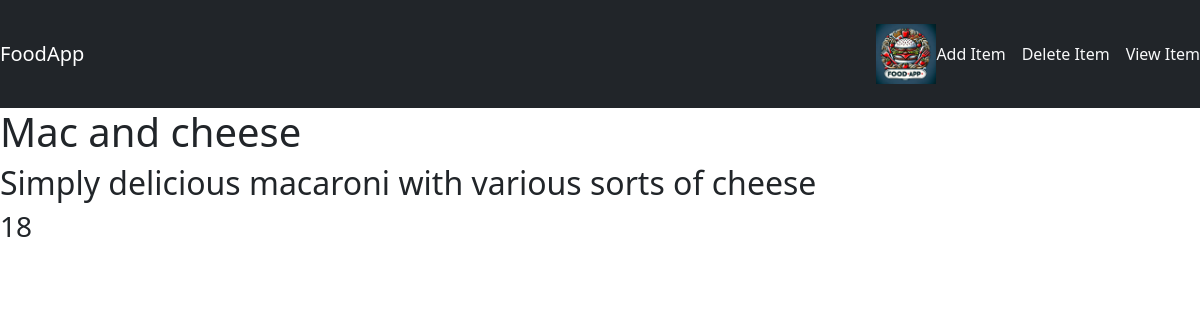
Before: /food/4/ with the older database file.
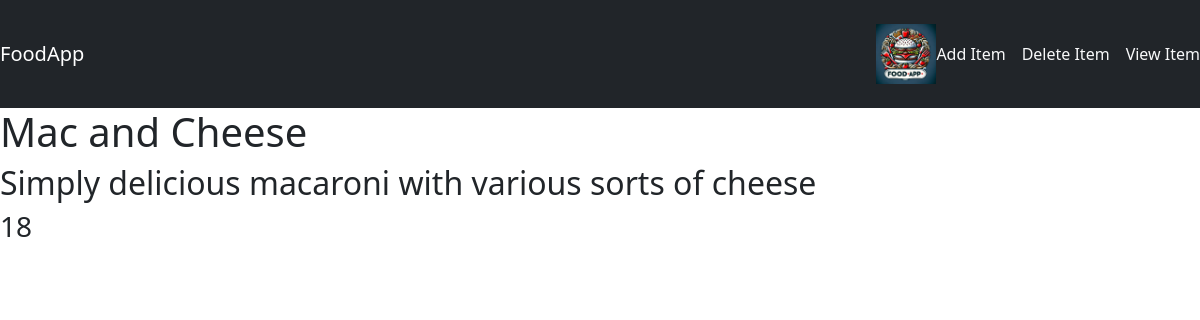
After: the same page with the newer database file.
### food/models.py (models this page shows, shortened)
class Item(models.Model):
    item_name = models.CharField(max_length=200)
    item_desc = models.CharField(max_length=200)
    item_price = models.IntegerField()
    item_image = models.CharField(max_length=500, default="https://cookinupastorm.biz/wp-content/uploads/2023/04/EmptyDinnerPlates.jpg")

### food/views.py (the view)
# urls.py: path('<int:item_id>/', views.detail, name='detail'),
@never_cache
def detail(request, item_id):
    item = Item.objects.get(pk=item_id)
    context = {
        'item': item,
    }
    return render(request, 'food/detail.html', context)

### food/templates/food/detail.html
{% extends 'food/base.html' %}
{% block body %}
    <h1>{{ item.item_name }}</h1>
    <h2>{{ item.item_desc }}</h2>
    <h3>{{ item.item_price }}</h3>
{% endblock %}

Changed rows visible on the page:
changed Item "Simply delicious macaroni with various sorts of cheese": item_name "Mac and cheese" → "Mac and Cheese"
